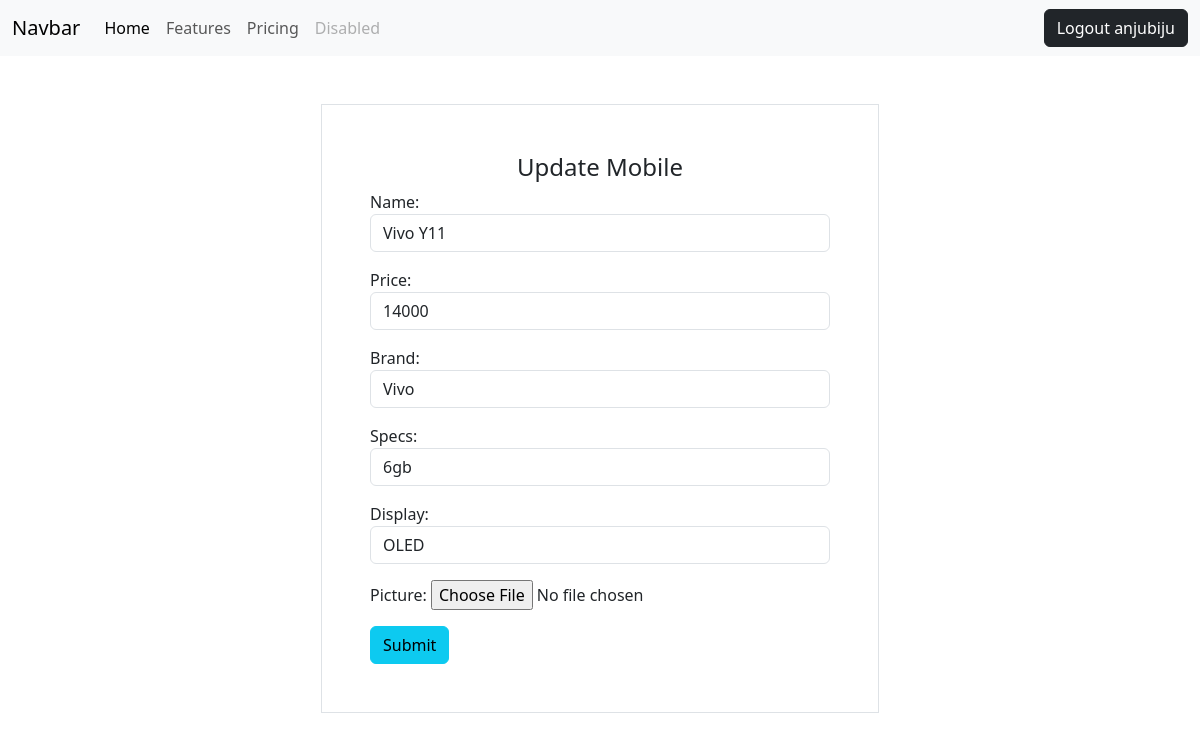
The page /mobile/11/update (signed in) on the database its author committed.
### mobile/models.py (models this page shows, shortened)
class Mobiles(models.Model):
    name=models.CharField(max_length=200,unique=True)
    price=models.PositiveIntegerField()
    brand=models.CharField(max_length=200)
    specs=models.CharField(max_length=200)
    display=models.CharField(max_length=200)
    picture=models.ImageField(upload_to="images",null=True)

### mobile/views.py (the view, shortened to what this page needs)
# urls.py: path('mobile/<int:pk>/update',views.MobileUpdateView.as_view(),name="mobile-update"),
@method_decorator(signin_required,name="dispatch")
class MobileUpdateView(View):
    def get(self,request,*args,**kwargs):
        id=kwargs.get("pk")
        obj=Mobiles.objects.get(id=id)
        form=MobileForm(instance=obj)
        return render(request,"mob-update.html",{"form":form})

### mobile/forms.py
class MobileForm(forms.ModelForm):
    class Meta:
        model=Mobiles
        fields="__all__"
        widgets={
            "name":forms.TextInput(attrs={"class":"form-control"}),
            "price":forms.TextInput(attrs={"class":"form-control"}),
            "brand":forms.TextInput(attrs={"class":"form-control"}),
            "specs":forms.TextInput(attrs={"class":"form-control"}),
            "display":forms.TextInput(attrs={"class":"form-control"}),
        }

### mobile/views.py (called while the page is built)
def signin_required(fn):#it is function decorator -it should convert to method decorator-so we have a packge at utils.py,there a decorator file there(method decorator)so frst import utils.py
    def wrapper(request,*args,**kwargs):
        if not request.user.is_authenticated:
            messages.error(request,"!! Invalid entry....first you have to login")
            return redirect("signin")
        else:
            return fn(request,*args,**kwargs)
    return wrapper

### mobile/templates/mob-update.html (shortened to what this page needs)
{%extends 'base.html'%}
{%block body_block%}
<div class="container  mt-5 d-flex justify-content-center">
    <form class="border shadoe p-5 w-50" action="" method="post" enctype="multipart/form-data">
        <h4 class="text-center">Update Mobile</h4>
        {{form.as_p}}
        <button class="btn btn-info" type="submit">
            Submit
        </button>
    </form>
</div>
{%endblock%}

### mobile/templates/base.html (shortened to what this page needs)
<!DOCTYPE html>
<html lang="en">
<head>
    <link href="https://cdn.jsdelivr.net/npm/bootstrap@5.3.2/dist/css/bootstrap.min.css" rel="stylesheet">
</head>
<body>
    <nav class="navbar navbar-expand-lg bg-body-tertiary">
  <div class="container-fluid">
    <a class="navbar-brand" href="#">Navbar</a>
    <div class="collapse navbar-collapse" id="navbarNavAltMarkup">
      <div class="navbar-nav">
        <a class="nav-link active" aria-current="page" href="#">Home</a>
        <a class="nav-link" href="#">Features</a>
        <a class="nav-link" href="#">Pricing</a>
        <a class="nav-link disabled" aria-disabled="true">Disabled</a>
      </div>
      <a href="{%url 'signout'%}" class="ms-auto btn btn-dark">Logout {{request.user}}</a>
    </div>
  </div>
</nav>
    {%block body_block%}
    {%endblock%}
</body>
</html>

### rows shown on the page
Mobiles: name "Vivo Y11", price "14000", brand "Vivo", specs "6gb", display "OLED"

### other values the page prints
{{ request.user }} "anjubiju"
